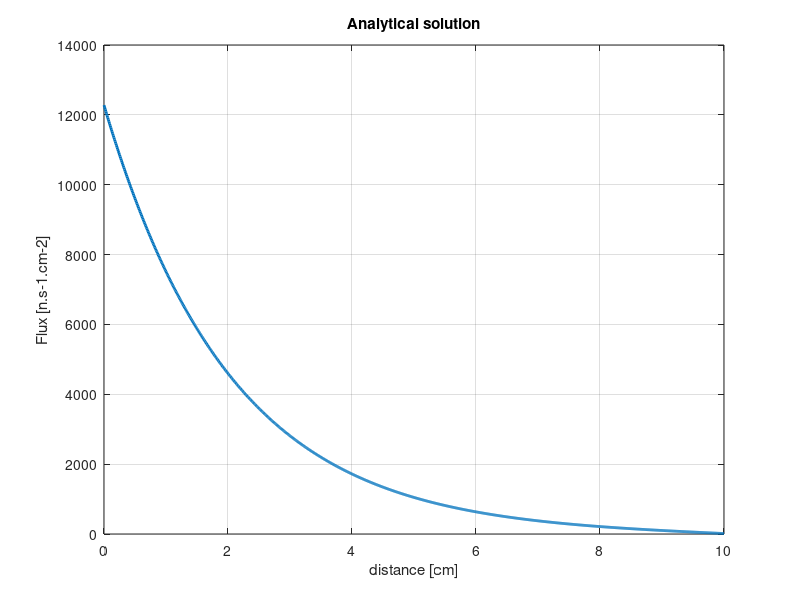
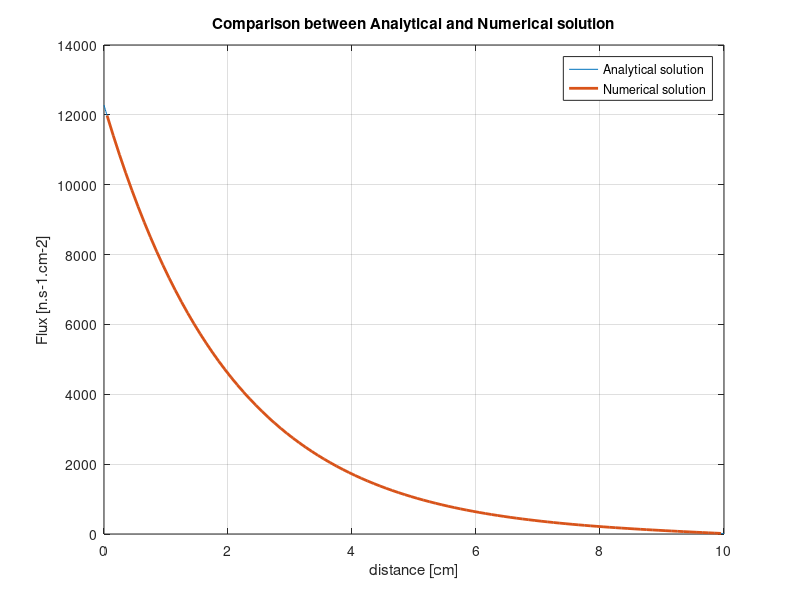
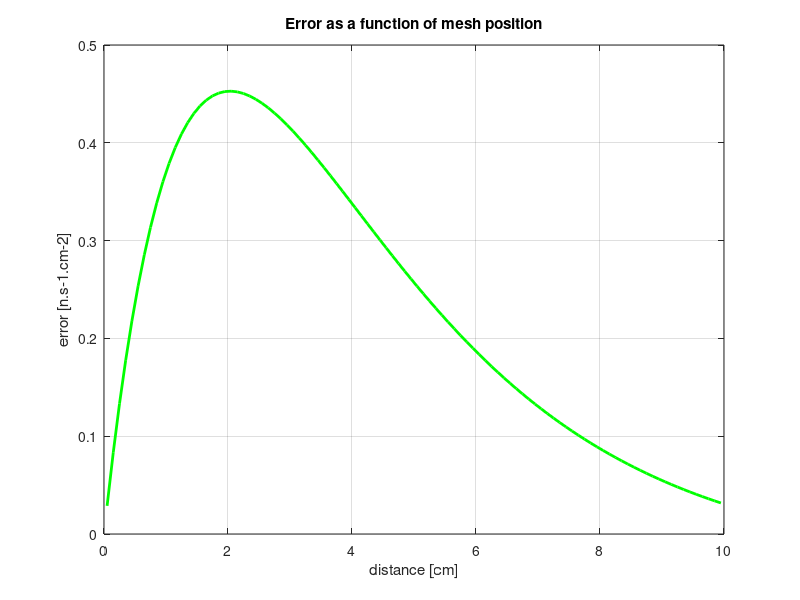
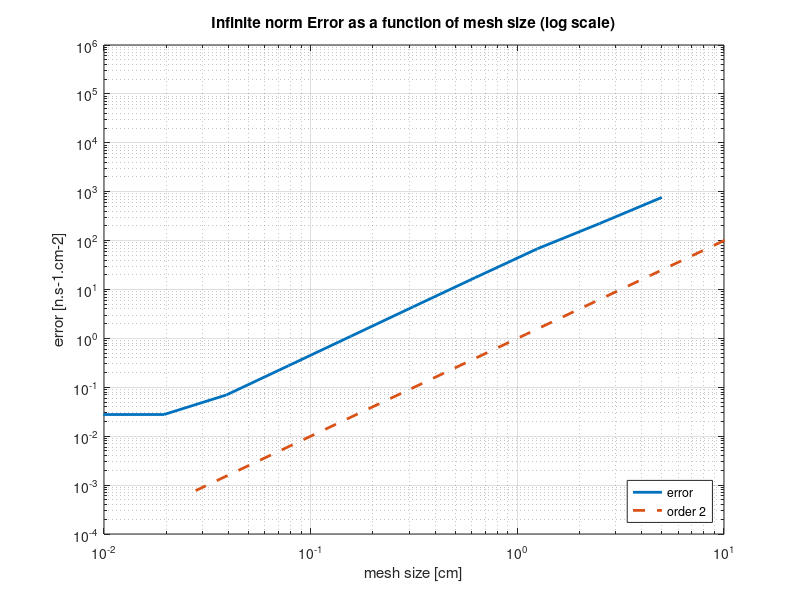

Write MATLAB code to recreate these figures, in order.
close all
clear all 
clc

%% EXERCISE 1 - Attenuation of neutrons from a 1D planar source
% ### Algorithm description ###

% For the solution of the problem the following procedure was employed:

% ### PREPROCESSING - ANALYTICAL SOLUTION ###
% SECTION 1 - data from the TP scriptum were reported;
% SECTION 2 - analytical solution was written as a function handle and analytical solution was plotted;
% SECTION 2 - OUTPUT analytical solution values for x=0 and x=x0 were asked as an output;

% ### SOLUTION OF THE PROBLEM ###
% SECTION 3 - MATRIX AND SYSTEM SOLUTION BUILDING 
% n was set to 100 (i.e. size of the matrix = x0 / mesh size | mesh size = 0.1 cm)
% matrix A was assembled using diag command;
% values were changed for A(1,1) and A(n,n) accordingly to BCs;
% known values vector was set to zero apart from the first value which equals ?C/?x
% SECTION 4 - Matlab solver for the linear system was used (i.e. x= A \ b);
% SECTION 4 - OUTPUT Flux values were plotted using a linspace defined as linspace
% (h/2, x0-h/2, n) were h is the size of the mesh;
% SECTION 5 - The value of the flux in x0 and 0 was obtained using the information on the BCs

% ### ERROR COMPUTATION ###
% SECTION 6 - The error along the mesh was computed subtracting vector
% solution to linspace analytical solution evaluated in mesh points. The
% output plots do not include the values at the boundary.
% SECTION 7 - Repeats the previous steps (mesh building and solution) using different mesh sizes
% The error is stored at each iteration step, considering both the infinite norm error (max error) and the error at the boundary x0, as requested.
% Difference between analytical and numerical solution was finally plotted and printed

%% Info on Output
% All the output won't be shown in Command Window apart from those required
% in TP1 Slides + graphs 

%% SECTION 1 - Data
sigma_a = 0.02; %cm-1
sigma_s= 4; %cm-1
x0= 10; %cm 
S= 1000; %n cm-2 s-1

D= 1/(3*(sigma_s+sigma_a)); %cm
L= (1/(3*(sigma_s+sigma_a)*sigma_a))^0.5; %cm
d= 2*D; %cm

%% SECTION 2 - exact analytical solution
x= linspace(0,10, 1000); %definition of the linspace for plotting purpose
phi= @(x)(S*L)/(2*D*cosh((x0+d)/L))*sinh((x0+d-x)/L); %use of the function handle to define the analytical solution
figure(1) %plot of the analytical solution
plot(x,phi(x), 'linewidth',2 )
grid on
title("Analytical solution")
xlabel('distance [cm]')
ylabel('Flux [n.s-1.cm-2]')
% saveas(gcf,'Analytical.png')
% saveas(gcf,'Analytical','epsc')

%% SECTION 2 - OUTPUT - exact values of the flux
format long
disp('Analytical solution at 0 and x0=')
phi_0= phi(0)
phi_x0= phi(x0) 

%% SECTION 3 - Construction of the matrix
C= S/2; %definition of the known source term
n=100; %size of the matrix
h= x0/n; %size of the mesh
main_diag= (-2*D/h^2 - sigma_a)*ones(n,1); %definition of the main diagonal of the matrix
up_diag= D/h^2*ones(n-1,1); %definition of the upper diagonal of the matrix
low_diag= D/h^2*ones(n-1,1); %definition of the lower diagonal of the matrix

%costruction of the matrix summing diagonal matrices
A= diag(main_diag,0) + diag(up_diag,1) + diag(low_diag, -1);

%setting boundary conditon at x=0
A(1,1)= -D/h^2 - sigma_a;
b= zeros(n,1);
b(1)= - C/h;
%setting boundary conditions at x=x0
A(n,n)= (2*D)/h^2*(1/(h/(4*D) + 1))-(3*D/h^2) - sigma_a;

%solving the system using standard MATLAB approach
sol=A\b;

%plot the numerical solution
pos= linspace(h/2,x0-h/2,n);

%% SECTION 4 - plot of the numerical solution
figure(2)
plot(pos,sol, 'linewidth', 2, 'color','r')
grid on
title("Numerical solution")
xlabel('distance [cm]')
ylabel('Flux [n.s-1.cm-2]')

%% SECTION 4 - OUTPUT - plot of the two together
figure(2)
plot(x, phi(x),pos,sol, 'linewidth', 2)
grid on
title("Comparison between Analytical and Numerical solution")
xlabel('distance [cm]')
ylabel('Flux [n.s-1.cm-2]')
legend('Analytical solution', 'Numerical solution')
% saveas(gcf,'Numerical_vs_Analytical.png')
% saveas(gcf,'Numerical_vs_Analytical','epsc')

%% SECTION 5 - flux values for 0 and x0 for the numerical solution

%application of the boundary conditions to find the flux
disp('Flux value in 0 and x0 for 0.1 mesh - NUMERICAL SOLUTION')
phi_n_0= (h*C/(2*D))+ sol(1)
phi_n_x0= (1/(0.25 + D/h))*(D/h)*sol(100)

%computation of the error with respect to the analytical solution
disp('Flux error in 0 and x0 for 0.1 mesh - NUMERICAL SOLUTION')
err_0= abs(phi(0)-phi_n_0)
err_x0= abs(phi(x0)-phi_n_x0)

%% SECTION 6 - plot the error along the mesh for size 0.1 (i.e. n=100)
%FOLLOWING UNCOMMENTED PLOT DON'T INCLUDE THE ERROR AT THE BOUNDARY
%if I don't include the source and phi(x0)
err= abs(sol' - phi(pos));

%Flux value and error for sample point as shown in TP1 Slides
disp('Flux value and error for sample point as shown in TP1 Slides:')
sol(11)
err(11)

%if I do include the source and phi(x0)
%err= [abs(phi(0)-phi_n_0),abs(sol' - phi(pos)),abs(phi(x0)-phi_n_x0)];

%if I don't include the source and phi(x0)
pos1=  pos;

%if I do include the source and phi(x0)
%pos1= [0, pos, 10];

figure(3)
plot(pos1, err, 'linewidth', 2, 'color', 'g')
grid on
title("Error as a function of mesh position")
xlabel('distance [cm]')
ylabel('error [n.s-1.cm-2]')
% saveas(gcf,'Error_mesh_position.png')
% saveas(gcf,'Error_mesh_position','epsc')

%% SECTION 7 - find the error as a function of mesh size

% %Repeat all the previous steps for several mesh refinements
err_h=[];
err_phix0=[];
meshsize=[];

% % Construction of the matrix
for i=[1 2 3 4 5 6 7 8 9 10]
C= S/2;
n=2^i;
h= x0/n;
meshsize=[meshsize, h];
main_diag= (-2*D/h^2 - sigma_a)*ones(n,1);
up_diag= D/h^2*ones(n-1,1);
low_diag= D/h^2*ones(n-1,1);

% %costruction of the matrix
A= diag(main_diag,0) + diag(up_diag,1) + diag(low_diag, -1);
% %boundary conditon at x=0
A(1,1)= -D/h^2 - sigma_a;
b= zeros(n,1);
b(1)= - C/h;
% %boundary conditions at x=x0
A(n,n)= (2*D)/h^2*(1/(h/(4*D) + 1))-(3*D/h^2) - sigma_a;

% %solving the system
sol=A\b;

phi_nit_0= (h*C/(2*D))+ sol(1); %compute the solution in 0 using BCs
phi_nit_x0= (1/(0.25 + D/h))*(D/h)*sol(end); %compute the solution in x0 using BCs

err_it_0= abs(phi(0)-phi_nit_0);
err_it_x0= abs(phi(x0)-phi_nit_x0);
 
%vector of points in the mesh
pos= linspace(h/2,x0-h/2,n);

% %find the error
%if I choose to include the source and x0
% err_max= max([err_it_0, abs(sol'-phi(pos)), err_it_x0]); 
%if I don't include the source and x0
err_max= max(abs(sol'-phi(pos)));
err_h=[err_h, err_max];
err_phix0=[err_phix0, err_it_x0];
end 
 
%plot the infinite norm error
figure(4)
loglog(meshsize, err_h, 'linewidth', 2)
hold on
loglog(err_h, err_h.^2, 'linewidth', 2, 'LineStyle', '--') % order 2 is plotted to check convergence order
xlim([10^-2 10^1])
grid on
title("Infinite norm Error as a function of mesh size (log scale)")
xlabel('mesh size [cm]')
ylabel('error [n.s-1.cm-2]')
legend('error', 'order 2', 'Location', 'SouthEast')
% % saveas(gcf,'Error_mesh_size.png')
% % saveas(gcf,'Error_mesh_size','epsc')

%plot the error at x0 as a function of mesh size
figure(5)
loglog(meshsize, err_phix0, 'linewidth', 2)
hold on
loglog(err_h, err_h.^2, 'linewidth', 2, 'LineStyle', '--') % order 2 is plotted to check convergence order
xlim([10^-2 10^1])
grid on
title("Phi(x0) Error as a function of mesh size (log scale)")
xlabel('mesh size [cm]')
ylabel('error [n.s-1.cm-2]')
legend('error', 'order 2', 'Location', 'SouthEast')
%saveas(gcf,'Error_phi_x0.png')
%saveas(gcf,'Error_phi_x0','epsc')
